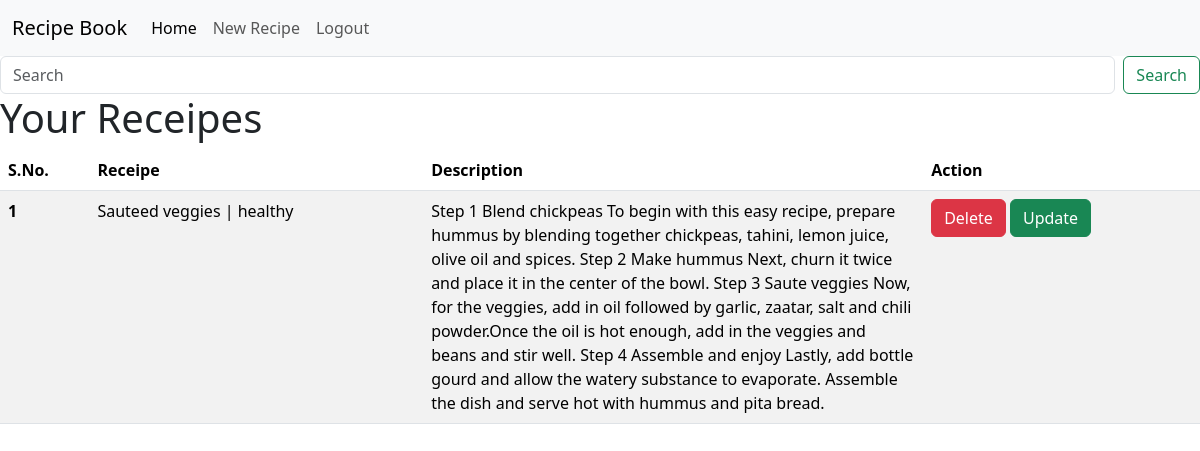
The page /myRecipe/ (signed in) on the database its author committed.
### recipes/models.py (models this page shows)
class Recipe(models.Model):
    name = models.CharField(max_length=250)
    description = models.TextField()
    user=models.ForeignKey(User,on_delete=models.CASCADE)

### recipes/views.py (the view)
# urls.py: path('myRecipe/',views.myrecipes,name='myrecipes'),
def myrecipes(request):
    receipe_list=Recipe.objects.filter(user=request.user)
    if request.GET.get('search'):
        receipe_list=receipe_list.filter(name__icontains= request.GET.get('search'))
    context={'recipe':receipe_list}
    return render(request,'myrecipes.html',context)

### recipes/templates/myrecipes.html (shortened to what this page needs)
<!DOCTYPE html>
<html lang="en">
<head>
    <link href="https://cdn.jsdelivr.net/npm/bootstrap@5.3.2/dist/css/bootstrap.min.css" rel="stylesheet"
>
</head>
<body>
    <nav class="navbar navbar-expand-lg bg-body-tertiary">
        <div class="container-fluid">
            <a class="navbar-brand" href="#">Recipe Book</a>
            <div class="collapse navbar-collapse" id="navbarSupportedContent">
                <ul class="navbar-nav me-auto mb-2 mb-lg-0">
                    <li class="nav-item">
                        <a class="nav-link active" aria-current="page" href="/">Home</a>
                    </li>
                    {% if user.is_authenticated %}
                    <li class="nav-item">
                        <a class="nav-link" href="{% url 'index' %}">New Recipe</a>
                    </li>
                    <li class="nav-item">
                        <a class="nav-link" href="{% url 'logout' %}">Logout</a>
                    </li>
                    {% endif %}
                </ul>
            </div>
        </div>
    </nav>
    <form class="d-flex" role="search">
        <input class="form-control me-2" name="search" type="search" placeholder="Search" aria-label="Search">
        <button class="btn btn-outline-success" type="submit">Search</button>
    </form>
    <h1>Your Receipes</h1>
    <table class="table table-striped">
        <thead>
            <tr>
                <th scope="col">S.No.</th>
                <th scope="col">Receipe</th>
                <th scope="col">Description</th>
                <th scope="col">Action</th>
            </tr>
        </thead>
        <tbody>
            {% for r in recipe %}
            <tr>
                <th scope="row">{{forloop.counter}}</th>
                <td>{{r.name}}</td>
                <td width="500px">{{r.description}}</td>
                <td>
                    <a href="{% url 'delete_recipe' r.id %}" class="btn btn-danger">Delete</a>
                    <a href="{% url 'update_recipe' r.id %}" class="btn btn-success">Update</a>
                </td>
            </tr>
            {% endfor %}
        </tbody>
    </table>
</body>
</html>

### rows shown on the page
Recipe: name "Sauteed veggies | healthy", description "Step 1 Blend chickpeas To begin with this easy recipe, prepare hummus by blending together chickpeas, tahini, lemon juice, olive oil and spices. Step 2 Make hummus Next, churn it twice and place it in the center of the bowl. Step 3 Saute veggies Now, for the veggies, add in oil followed by garlic, zaatar, salt and chili powder.Once the oil is hot enough, add in the veggies and beans and stir well. Step 4 Assemble and enjoy Lastly, add bottle gourd and allow the watery substance to evaporate. Assemble the dish and serve hot with hummus and pita bread."
